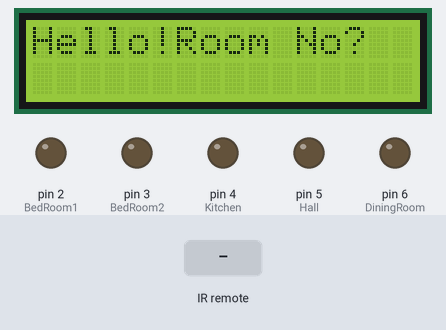
A sketch run on a simulated Arduino Uno, built with avr-gcc and run on an emulated ATmega328P. Shown: 16×2 character LCD, output pins drawn as LEDs (lit = HIGH). The test bench sets the inputs (shaded band). What the sketch prints to the serial monitor is not drawn.

Above: at 1.2 s.
1.3 s: infrared code 0xFD08F7 received
At 1.8 s:
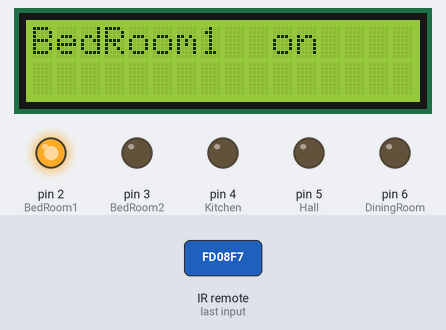
2.8 s: infrared code 0xFD58A7 received
At 3.1 s:
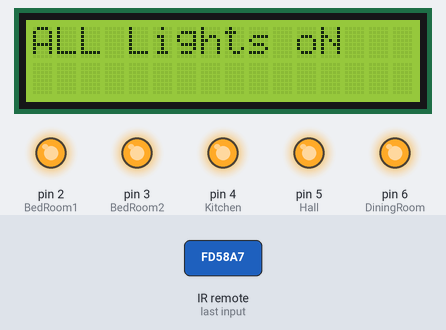
4.3 s: infrared code 0xFD30CF received
At 5.3 s:
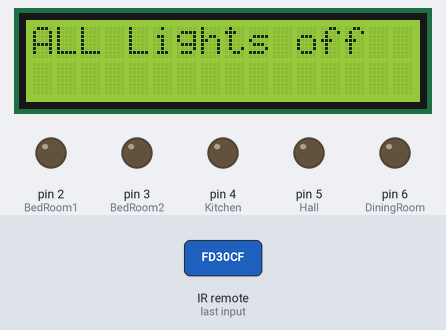
5.8 s: infrared code 0xFD48B7 received
At 6.5 s:
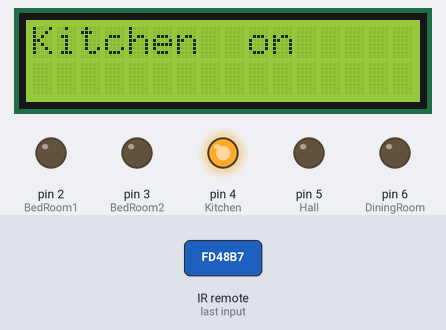
7.3 s: infrared code 0xFD28D7 received
At 7.6 s:
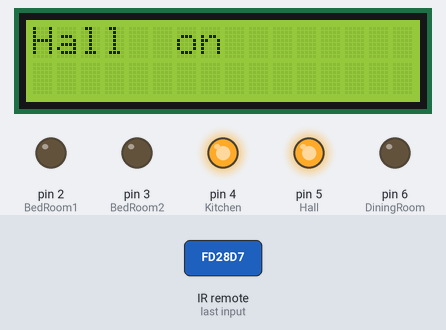
8.8 s: infrared code 0xFDA857 received
At 9.9 s:
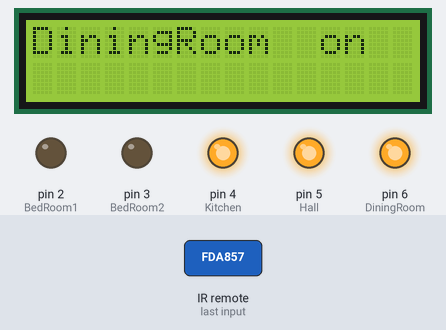
Timing chart, 0 to 11.3 s (numbered marks = the images above; inputs shaded):
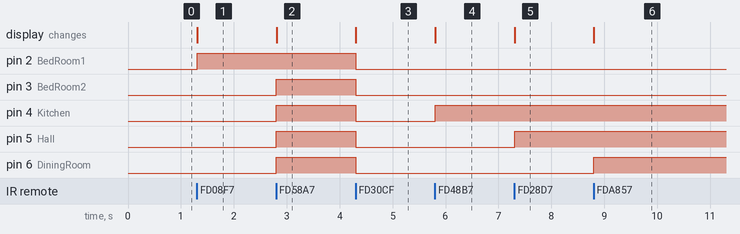

Measured:
- after the input at 1.3 s, pin 2 (BedRoom1): LOW → HIGH at once; the display: changes at once (image 1)
- after the input at 2.8 s, pin 3 (BedRoom2), pin 4 (Kitchen), pin 5 (Hall), pin 6 (DiningRoom): LOW → HIGH at once; the display: changes at once (image 2)
- after the input at 4.3 s, pin 2 (BedRoom1), pin 3 (BedRoom2), pin 4 (Kitchen), pin 5 (Hall), pin 6 (DiningRoom): HIGH → LOW at once; the display: changes at once (image 3)
- after the input at 5.8 s, pin 4 (Kitchen): LOW → HIGH at once; the display: changes at once (image 4)
- after the input at 7.3 s, pin 5 (Hall): LOW → HIGH at once; the display: changes at once (image 5)
- after the input at 8.8 s, pin 6 (DiningRoom): LOW → HIGH at once; the display: changes at once (image 6)

The sketch:

smart_home_lightening_1.ino
```cpp
//code library
#include <IRremote.h>
#include <LiquidCrystal.h>

//Intiliaze LCD
LiquidCrystal lcd(7,8,9,10,11,12);//LCD connencted Pin

//intiliaze IR

const int RECV_PIN=14; //PWM (Pulse Width Modulation) Pin A0
IRrecv irrecv(RECV_PIN);
decode_results results;

//Rooms Bulb Pins
#define BedRoom1    2
#define BedRoom2    3
#define Kitchen     4
#define Hall        5
#define DiningRoom  6
int leds[10];

void setup()
{


  Serial.begin(9600); //serial monitor
  irrecv.enableIRIn(); // IR reciever begin
  irrecv.blink13(true); //recieve an I/P (default led )
  lcd.begin(16, 2); //LCD 16*2 rows &Coloums
  lcd.print ("Hello!Room No?");

  //led as O/P
  pinMode(BedRoom1, OUTPUT);
  pinMode(BedRoom2, OUTPUT);
  pinMode(Kitchen, OUTPUT);
  pinMode(Hall, OUTPUT);
  pinMode(DiningRoom, OUTPUT);

}


  void Toggle(int LedNo){

  if (leds[LedNo]) {

    lcd.print(" off");

    Serial.println(" turned off");

    digitalWrite(LedNo, LOW);
    leds[LedNo] = 0;
  }
  else {


    lcd.print("on");

    Serial.println(" turned on");

    digitalWrite(LedNo, HIGH);
    leds[LedNo] = 1;
  }
}


void loop()
{
   if (irrecv.decode(&results)) {
       switch(results.value)
        {

         case 16582903: //button 1

        lcd.clear();
        lcd.print("BedRoom1  ");
        Toggle(2);
        break;


        case 16615543:   //button 2

         lcd.clear();
        lcd.print("BedRoom2  ");
         Toggle(3);


        break;

        case 16599223:  //button 3

         lcd.clear();
        lcd.print("Kitchen  ");
         Toggle(4);

        break;

      case 16591063: //button 4

         lcd.clear();
         lcd.print("Hall  ");
           Toggle(5);

        break;

      case 16623703: //button 5

        lcd.clear();
        lcd.print("DiningRoom  ");
        Toggle(6);
        break;

          case 16607383: //button 6

        lcd.clear();
        lcd.print("create room  ");

        break;

          case 16586983: //button 7

        lcd.clear();
        lcd.print("create room  ");

        break;

         case 16619623: //button 8

        lcd.clear();
        lcd.print("create room  ");

        break;


      case 16603303:   //button 9

         lcd.clear();
        lcd.print("all open  ");

        //button 9 all on

     digitalWrite(BedRoom1, HIGH);
     digitalWrite(BedRoom2, HIGH);
     digitalWrite(Kitchen, HIGH);
     digitalWrite(Hall, HIGH);
     digitalWrite(DiningRoom, HIGH);
     lcd.clear();
     Serial.print(" all on");
     lcd.print("ALL Lights oN");

     break;

      case 16593103:  //button 0 all off

     digitalWrite(BedRoom1, LOW);
     digitalWrite(BedRoom2, LOW);
     digitalWrite(Kitchen, LOW);
     digitalWrite(Hall, LOW);
     digitalWrite(DiningRoom, LOW);
     lcd.clear();
     Serial.print(" all off");
     lcd.print("ALL Lights off");

     break;

     default: Serial.println(results.value);

      }
    irrecv.resume(); // Receive the next value
}
}

    
```
